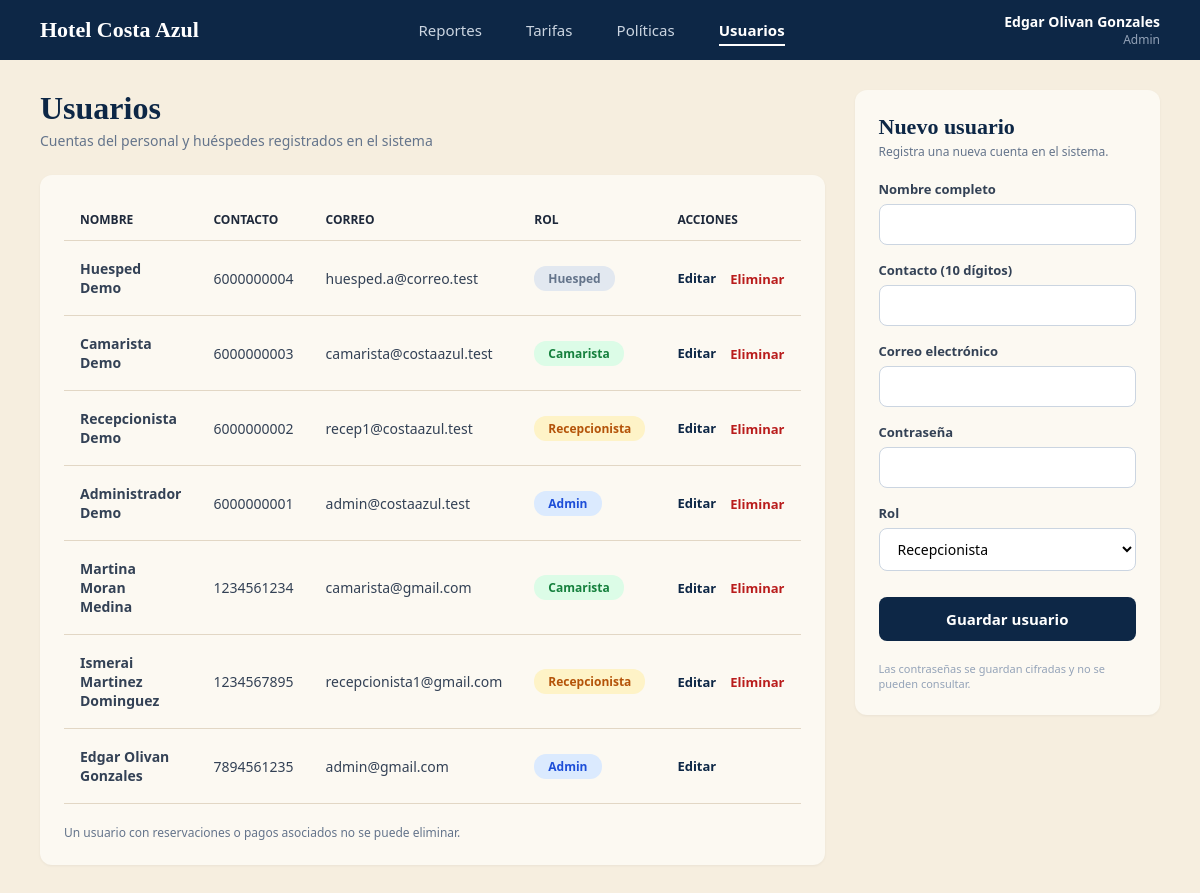
The page /Administrador/Usuarios/usuarios.php (signed in) on the database its author committed.
### tables this page shows
CREATE TABLE `usuario` (
  `id_usuario` int(11) NOT NULL AUTO_INCREMENT,
  `nombre` varchar(100) NOT NULL,
  `contacto` varchar(10) NOT NULL,
  `correo` varchar(80) NOT NULL,
  `password` varchar(255) NOT NULL,
  `rol` varchar(20) NOT NULL DEFAULT 'Huesped',
  PRIMARY KEY (`id_usuario`),
  UNIQUE KEY `uq_usuario_correo` (`correo`)
);

### Administrador/Usuarios/usuarios.php (the view, shortened to what this page needs)
<?php
require_once '../../config/conexion.php';
$roles  = ['Admin', 'Recepcionista', 'Camarista', 'Huesped'];
$form = ['id_usuario' => 0, 'nombre' => '', 'contacto' => '', 'correo' => '', 'rol' => 'Recepcionista'];
$editando = $form['id_usuario'] > 0;
$usuarios = $conexion->query(
    "SELECT id_usuario, nombre, contacto, correo, rol FROM usuario ORDER BY id_usuario DESC"
)->fetchAll(PDO::FETCH_ASSOC);
?>
<!DOCTYPE html>
<html lang="es">
<head>
    <link rel="stylesheet" href="usuarios.css">
</head>
<body>
    <header class="navbar">
        <div class="logo">Hotel Costa Azul</div>
        <nav class="nav-links">
            <a href="../Reportes/repo.php">Reportes</a>
            <a href="../Tarifas/tari.php">Tarifas</a>
            <a href="../Politicas/poli.php">Políticas</a>
            <a href="usuarios.php" class="active">Usuarios</a>
        </nav>
        <div class="user-profile">
            <span class="user-name"><?php echo htmlspecialchars($_SESSION['nombre']); ?></span>
            <span class="user-role"><?php echo ucfirst(htmlspecialchars($_SESSION['rol'])); ?></span>
        </div>
    </header>
    <div class="main-layout">
        <main class="content-panel">
            <h1 class="page-title">Usuarios</h1>
            <p class="page-subtitle">Cuentas del personal y huéspedes registrados en el sistema</p>
            <div class="table-card">
                <table class="users-table">
                    <thead>
                        <tr>
                            <th>NOMBRE</th>
                            <th>CONTACTO</th>
                            <th>CORREO</th>
                            <th>ROL</th>
                            <th>ACCIONES</th>
                        </tr>
                    </thead>
                    <tbody>
                        <?php foreach ($usuarios as $u): ?>
                            <tr class="<?php echo ($u['id_usuario'] == $form['id_usuario']) ? 'row-highlight' : ''; ?>">
                                <td><strong><?php echo htmlspecialchars($u['nombre']); ?></strong></td>
                                <td><?php echo htmlspecialchars($u['contacto']); ?></td>
                                <td><?php echo htmlspecialchars($u['correo']); ?></td>
                                <td>
                                    <span class="badge badge-<?php echo strtolower($u['rol']); ?>">
                                        <?php echo htmlspecialchars($u['rol']); ?>
                                    </span>
                                </td>
                                <td>
                                    <div class="acciones">
                                        <a href="usuarios.php?editar=<?php echo $u['id_usuario']; ?>" class="btn-link">Editar</a>
                                        <?php if ($u['id_usuario'] != $_SESSION['id_usuario']): ?>
                                            <form method="POST" onsubmit="return confirm('¿Eliminar a este usuario?');">
                                                <button type="submit" class="btn-link btn-danger">Eliminar</button>
                                            </form>
                                        <?php endif; ?>
                                    </div>
                                </td>
                            </tr>
                        <?php endforeach; ?>
                    </tbody>
                </table>
                <p class="table-footer-note">
                    Un usuario con reservaciones o pagos asociados no se puede eliminar.
                </p>
            </div>
        </main>
        <aside class="form-panel">
            <h2><?php echo $editando ? 'Editar usuario' : 'Nuevo usuario'; ?></h2>
            <p class="form-subtitle">
                <?php echo $editando ? 'Modifica los datos y guarda los cambios.' : 'Registra una nueva cuenta en el sistema.'; ?>
            </p>
            <form method="POST">
                <div class="form-group">
                    <label for="nombre">Nombre completo</label>
                    <input type="text" id="nombre" name="nombre" value="<?php echo htmlspecialchars($form['nombre']); ?>" required>
                </div>
                <div class="form-group">
                    <label for="contacto">Contacto (10 dígitos)</label>
                    <input type="text" id="contacto" name="contacto" maxlength="10" pattern="\d{10}" inputmode="numeric"
                           value="<?php echo htmlspecialchars($form['contacto']); ?>" required>
                </div>
                <div class="form-group">
                    <label for="correo">Correo electrónico</label>
                    <input type="email" id="correo" name="correo" value="<?php echo htmlspecialchars($form['correo']); ?>" required>
                </div>
                <div class="form-group">
                    <label for="password">Contraseña<?php echo $editando ? ' (vacío para conservar la actual)' : ''; ?></label>
                    <input type="password" id="password" name="password" <?php echo $editando ? '' : 'required'; ?>>
                </div>
                <div class="form-group">
                    <label for="rol">Rol</label>
                    <select id="rol" name="rol" required>
                        <?php foreach ($roles as $r): ?>
                            <option value="<?php echo $r; ?>" <?php echo ($form['rol'] === $r) ? 'selected' : ''; ?>><?php echo $r; ?></option>
                        <?php endforeach; ?>
                    </select>
                </div>
                <button type="submit" class="btn-submit"><?php echo $editando ? 'Guardar cambios' : 'Guardar usuario'; ?></button>
            </form>
            <p class="disclaimer-text">
                Las contraseñas se guardan cifradas y no se pueden consultar.
            </p>
        </aside>
    </div>
</body>
</html>

### Administrador/Usuarios/usuarios.css (style rules this page uses)
* { box-sizing: border-box; margin: 0; padding: 0; font-family: 'Segoe UI', Tahoma, Geneva, Verdana, sans-serif; }
body { background-color: #f6eedf; color: #1e293b; }
.navbar { background-color: #0d2746; color: #ffffff; display: flex; justify-content: space-between; align-items: center; padding: 12px 40px; }
.logo { font-size: 22px; font-family: Georgia, serif; font-weight: bold; }
.nav-links a { color: #cbd5e1; text-decoration: none; margin: 0 20px; font-size: 15px; padding-bottom: 4px; }
.nav-links a.active { color: #ffffff; border-bottom: 2px solid #ffffff; font-weight: bold; }
.user-profile { display: flex; flex-direction: column; align-items: flex-end; }
.user-name { font-size: 14px; font-weight: bold; }
.user-role { font-size: 12px; color: #94a3b8; }
.main-layout { display: flex; gap: 30px; padding: 30px 40px; max-width: 1400px; margin: 0 auto; }
.content-panel { flex: 3; }
.page-title { font-family: Georgia, serif; font-size: 32px; color: #0d2746; margin-bottom: 4px; }
.page-subtitle { color: #64748b; font-size: 14px; margin-bottom: 25px; }
.table-card { background: #fcf9f2; border-radius: 12px; padding: 24px; box-shadow: 0 1px 3px rgba(0,0,0,0.05); }
.users-table { width: 100%; border-collapse: collapse; text-align: left; font-size: 14px; }
.users-table th { font-size: 12px; font-weight: 700; color: #1e293b; padding: 12px 16px; border-bottom: 1px solid #e2d7c5; }
.users-table td { padding: 18px 16px; border-bottom: 1px solid #e2d7c5; color: #334155; vertical-align: middle; }
.badge { display: inline-block; padding: 4px 14px; border-radius: 12px; font-size: 12px; font-weight: 600; }
.badge-admin { background-color: #dbeafe; color: #1d4ed8; }
.badge-recepcionista { background-color: #fef3c7; color: #b45309; }
.badge-camarista { background-color: #dcfce7; color: #15803d; }
.badge-huesped { background-color: #e2e8f0; color: #64748b; }
.acciones { display: flex; align-items: center; gap: 14px; }
.btn-link { background: none; border: none; padding: 0; font-size: 13px; font-weight: 600; color: #0d2746; text-decoration: none; cursor: pointer; }
.btn-danger { color: #b91c1c; }
.table-footer-note { font-size: 12px; color: #64748b; margin-top: 20px; }
.form-panel { flex: 1.2; background: #fcf9f2; border-radius: 12px; padding: 24px; box-shadow: 0 1px 3px rgba(0,0,0,0.05); align-self: flex-start; }
.form-panel h2 { font-family: Georgia, serif; font-size: 22px; color: #0d2746; margin-bottom: 4px; }
.form-subtitle { font-size: 12px; color: #64748b; margin-bottom: 20px; line-height: 1.3; }
.form-group { margin-bottom: 16px; }
.form-group label { display: block; font-size: 13px; font-weight: 600; color: #334155; margin-bottom: 6px; }
.form-group input, .form-group select { width: 100%; padding: 10px 14px; border: 1px solid #cbd5e1; border-radius: 8px; font-size: 14px; background-color: #ffffff; outline: none; transition: border-color 0.2s; }
.btn-submit { width: 100%; background-color: #0d2746; color: #ffffff; border: none; padding: 12px; border-radius: 8px; font-size: 15px; font-weight: bold; cursor: pointer; margin-top: 10px; transition: background-color 0.2s; }
.disclaimer-text { font-size: 11px; color: #94a3b8; line-height: 1.4; margin-top: 20px; }

### rows shown on the page
usuario: nombre "Huesped Demo", contacto "6000000004", correo "huesped.a@correo.test", rol "Huesped"
usuario: nombre "Camarista Demo", contacto "6000000003", correo "camarista@costaazul.test", rol "Camarista"
usuario: nombre "Recepcionista Demo", contacto "6000000002", correo "recep1@costaazul.test", rol "Recepcionista"
usuario: nombre "Administrador Demo", contacto "6000000001", correo "admin@costaazul.test", rol "Admin"
usuario: nombre "Martina Moran Medina", contacto "1234561234", correo "camarista@gmail.com", rol "Camarista"
usuario: nombre "Ismerai Martinez Dominguez", contacto "1234567895", correo "recepcionista1@gmail.com", rol "Recepcionista"
usuario: nombre "Edgar Olivan Gonzales", contacto "7894561235", correo "admin@gmail.com", rol "Admin"

### other values the page prints
$_SESSION['nombre'] "Edgar Olivan Gonzales"
$_SESSION['rol'] "Admin"
form field rol "Recepcionista"
